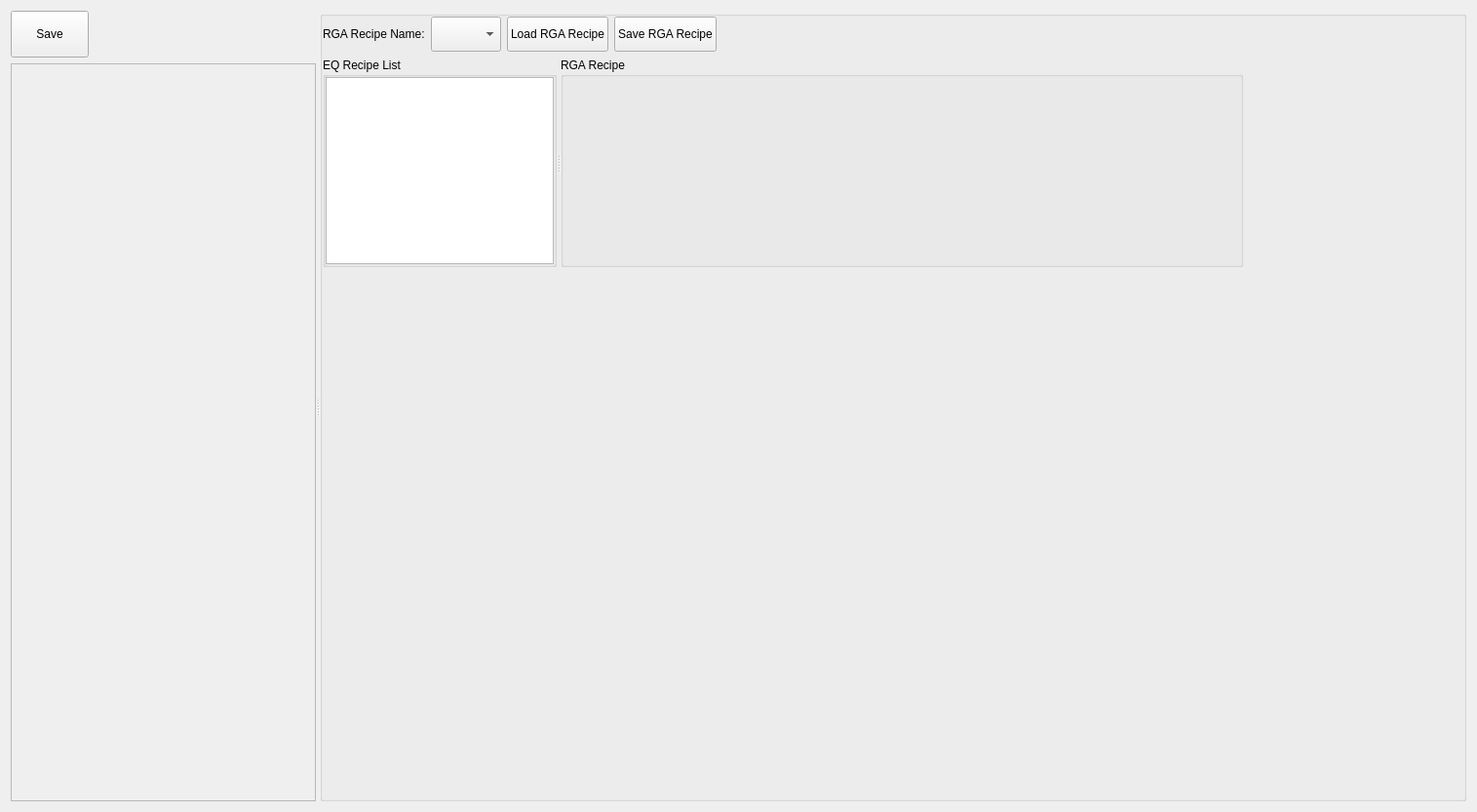
<?xml version="1.0" encoding="UTF-8"?>
<ui version="4.0">
 <class>sRecipeManageFDC</class>
 <widget class="QWidget" name="sRecipeManageFDC">
  <property name="geometry">
   <rect>
    <x>0</x>
    <y>0</y>
    <width>1515</width>
    <height>833</height>
   </rect>
  </property>
  <property name="windowTitle">
   <string>Form</string>
  </property>
  <layout class="QVBoxLayout" name="verticalLayout_5">
   <item>
    <widget class="QSplitter" name="splitter">
     <property name="orientation">
      <enum>Qt::Horizontal</enum>
     </property>
     <widget class="QWidget" name="verticalLayoutWidget">
      <layout class="QVBoxLayout" name="verticalLayout">
       <item>
        <layout class="QHBoxLayout" name="horizontalLayout">
         <item>
          <widget class="QPushButton" name="UI_PB_SAVE_RM_FDC">
           <property name="minimumSize">
            <size>
             <width>80</width>
             <height>48</height>
            </size>
           </property>
           <property name="text">
            <string>Save</string>
           </property>
          </widget>
         </item>
         <item>
          <spacer name="horizontalSpacer">
           <property name="orientation">
            <enum>Qt::Horizontal</enum>
           </property>
           <property name="sizeHint" stdset="0">
            <size>
             <width>40</width>
             <height>20</height>
            </size>
           </property>
          </spacer>
         </item>
        </layout>
       </item>
       <item>
        <widget class="QScrollArea" name="UI_SA_DEVICE_LIST">
         <property name="widgetResizable">
          <bool>true</bool>
         </property>
         <widget class="QWidget" name="scrollAreaWidgetContents">
          <property name="geometry">
           <rect>
            <x>0</x>
            <y>0</y>
            <width>291</width>
            <height>750</height>
           </rect>
          </property>
          <layout class="QVBoxLayout" name="UI_LAUOUT_DEVICE_LIST">
           <property name="leftMargin">
            <number>7</number>
           </property>
           <property name="topMargin">
            <number>7</number>
           </property>
           <property name="rightMargin">
            <number>7</number>
           </property>
           <property name="bottomMargin">
            <number>7</number>
           </property>
          </layout>
         </widget>
        </widget>
       </item>
      </layout>
     </widget>
     <widget class="QWidget" name="UI_W_RECIPE" native="true">
      <layout class="QVBoxLayout" name="verticalLayout_2">
       <property name="leftMargin">
        <number>0</number>
       </property>
       <property name="topMargin">
        <number>0</number>
       </property>
       <property name="rightMargin">
        <number>0</number>
       </property>
       <property name="bottomMargin">
        <number>0</number>
       </property>
       <item>
        <widget class="QGroupBox" name="UI_GB_GROUP_NAME">
         <property name="title">
          <string/>
         </property>
         <property name="flat">
          <bool>false</bool>
         </property>
         <layout class="QVBoxLayout" name="verticalLayout_3">
          <property name="leftMargin">
           <number>0</number>
          </property>
          <property name="topMargin">
           <number>0</number>
          </property>
          <property name="rightMargin">
           <number>0</number>
          </property>
          <property name="bottomMargin">
           <number>0</number>
          </property>
          <item>
           <layout class="QHBoxLayout" name="horizontalLayout_2">
            <item>
             <widget class="QLabel" name="label">
              <property name="text">
               <string>RGA Recipe Name:</string>
              </property>
             </widget>
            </item>
            <item>
             <widget class="QComboBox" name="UI_CB_RECIP_NAME">
              <property name="minimumSize">
               <size>
                <width>24</width>
                <height>36</height>
               </size>
              </property>
             </widget>
            </item>
            <item>
             <widget class="QPushButton" name="UI_PB_LOAD_RGA_RECIPE">
              <property name="minimumSize">
               <size>
                <width>0</width>
                <height>36</height>
               </size>
              </property>
              <property name="maximumSize">
               <size>
                <width>16777215</width>
                <height>36</height>
               </size>
              </property>
              <property name="text">
               <string>Load RGA Recipe</string>
              </property>
             </widget>
            </item>
            <item>
             <widget class="QPushButton" name="UI_PB_SAVE_RGA_RECIPE">
              <property name="minimumSize">
               <size>
                <width>0</width>
                <height>36</height>
               </size>
              </property>
              <property name="text">
               <string>Save RGA Recipe</string>
              </property>
             </widget>
            </item>
            <item>
             <spacer name="horizontalSpacer_3">
              <property name="orientation">
               <enum>Qt::Horizontal</enum>
              </property>
              <property name="sizeHint" stdset="0">
               <size>
                <width>40</width>
                <height>20</height>
               </size>
              </property>
             </spacer>
            </item>
           </layout>
          </item>
          <item>
           <widget class="QSplitter" name="splitter_2">
            <property name="orientation">
             <enum>Qt::Horizontal</enum>
            </property>
            <widget class="QGroupBox" name="groupBox">
             <property name="maximumSize">
              <size>
               <width>240</width>
               <height>16777215</height>
              </size>
             </property>
             <property name="title">
              <string>EQ Recipe List</string>
             </property>
             <layout class="QVBoxLayout" name="verticalLayout_4">
              <property name="leftMargin">
               <number>0</number>
              </property>
              <property name="topMargin">
               <number>0</number>
              </property>
              <property name="rightMargin">
               <number>0</number>
              </property>
              <property name="bottomMargin">
               <number>0</number>
              </property>
              <item>
               <widget class="QListWidget" name="UI_LW_EQ_RECIPE_LIST">
                <property name="maximumSize">
                 <size>
                  <width>240</width>
                  <height>16777215</height>
                 </size>
                </property>
               </widget>
              </item>
             </layout>
            </widget>
            <widget class="QGroupBox" name="UI_GB_RGA_RECIPE">
             <property name="maximumSize">
              <size>
               <width>700</width>
               <height>16777215</height>
              </size>
             </property>
             <property name="title">
              <string>RGA Recipe</string>
             </property>
             <layout class="QVBoxLayout" name="UI_LAYOUT_RGA_RECIPE">
              <property name="leftMargin">
               <number>0</number>
              </property>
              <property name="topMargin">
               <number>0</number>
              </property>
              <property name="rightMargin">
               <number>0</number>
              </property>
              <property name="bottomMargin">
               <number>0</number>
              </property>
             </layout>
            </widget>
           </widget>
          </item>
          <item>
           <spacer name="verticalSpacer">
            <property name="orientation">
             <enum>Qt::Vertical</enum>
            </property>
            <property name="sizeHint" stdset="0">
             <size>
              <width>20</width>
              <height>40</height>
             </size>
            </property>
           </spacer>
          </item>
         </layout>
        </widget>
       </item>
      </layout>
     </widget>
    </widget>
   </item>
  </layout>
 </widget>
 <resources/>
 <connections/>
</ui>
